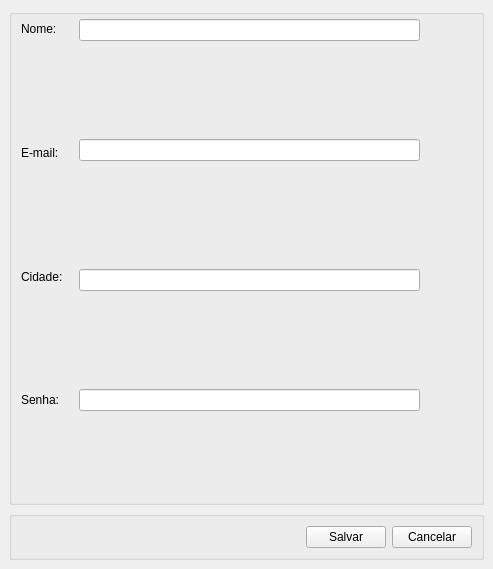
<?xml version="1.0" encoding="UTF-8"?>
<ui version="4.0">
 <class>mainWindow</class>
 <widget class="QMainWindow" name="mainWindow">
  <property name="geometry">
   <rect>
    <x>0</x>
    <y>0</y>
    <width>493</width>
    <height>569</height>
   </rect>
  </property>
  <property name="windowTitle">
   <string>Cadatro de usuário</string>
  </property>
  <widget class="QWidget" name="centralwidget">
   <layout class="QVBoxLayout" name="verticalLayout_2">
    <item>
     <widget class="QGroupBox" name="groupBox">
      <property name="title">
       <string/>
      </property>
      <widget class="QLabel" name="label">
       <property name="geometry">
        <rect>
         <x>12</x>
         <y>12</y>
         <width>38</width>
         <height>16</height>
        </rect>
       </property>
       <property name="text">
        <string>Nome:</string>
       </property>
      </widget>
      <widget class="QLabel" name="label_2">
       <property name="geometry">
        <rect>
         <x>12</x>
         <y>136</y>
         <width>41</width>
         <height>16</height>
        </rect>
       </property>
       <property name="text">
        <string>E-mail:</string>
       </property>
      </widget>
      <widget class="QLabel" name="label_3">
       <property name="geometry">
        <rect>
         <x>12</x>
         <y>260</y>
         <width>44</width>
         <height>16</height>
        </rect>
       </property>
       <property name="text">
        <string>Cidade:</string>
       </property>
      </widget>
      <widget class="QLabel" name="label_4">
       <property name="geometry">
        <rect>
         <x>12</x>
         <y>383</y>
         <width>41</width>
         <height>16</height>
        </rect>
       </property>
       <property name="text">
        <string>Senha:</string>
       </property>
      </widget>
      <widget class="QLineEdit" name="lineEdit">
       <property name="geometry">
        <rect>
         <x>70</x>
         <y>10</y>
         <width>341</width>
         <height>22</height>
        </rect>
       </property>
      </widget>
      <widget class="QLineEdit" name="lineEdit_2">
       <property name="geometry">
        <rect>
         <x>70</x>
         <y>130</y>
         <width>341</width>
         <height>22</height>
        </rect>
       </property>
      </widget>
      <widget class="QLineEdit" name="lineEdit_3">
       <property name="geometry">
        <rect>
         <x>70</x>
         <y>260</y>
         <width>341</width>
         <height>22</height>
        </rect>
       </property>
      </widget>
      <widget class="QLineEdit" name="lineEdit_4">
       <property name="geometry">
        <rect>
         <x>70</x>
         <y>380</y>
         <width>341</width>
         <height>22</height>
        </rect>
       </property>
      </widget>
     </widget>
    </item>
    <item>
     <widget class="QGroupBox" name="groupBox_2">
      <property name="sizePolicy">
       <sizepolicy hsizetype="Preferred" vsizetype="Fixed">
        <horstretch>0</horstretch>
        <verstretch>0</verstretch>
       </sizepolicy>
      </property>
      <property name="title">
       <string/>
      </property>
      <layout class="QGridLayout" name="gridLayout">
       <item row="0" column="1">
        <widget class="QPushButton" name="pushButton_2">
         <property name="text">
          <string>Salvar</string>
         </property>
        </widget>
       </item>
       <item row="0" column="2">
        <widget class="QPushButton" name="pushButton">
         <property name="text">
          <string>Cancelar</string>
         </property>
        </widget>
       </item>
       <item row="0" column="0">
        <spacer name="horizontalSpacer">
         <property name="orientation">
          <enum>Qt::Horizontal</enum>
         </property>
         <property name="sizeHint" stdset="0">
          <size>
           <width>40</width>
           <height>20</height>
          </size>
         </property>
        </spacer>
       </item>
      </layout>
     </widget>
    </item>
   </layout>
  </widget>
 </widget>
 <resources/>
 <connections/>
</ui>
